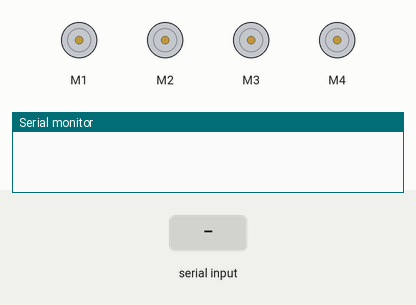
Bench run of a sketch on a simulated Arduino Uno, built with avr-gcc and run on an emulated ATmega328P. On the bench: 4 × DC motor (green arrow = forward, orange = backward, longer = faster), the last lines printed to the serial monitor. The inputs (shaded band) are chosen by the test bench.

Above: at 1.2 s.
1.3 s: "F" received over Serial
At 2.0 s:
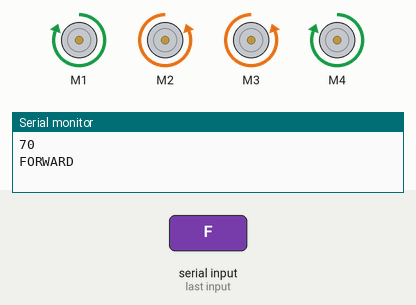
2.8 s: "B" received over Serial
At 3.2 s:
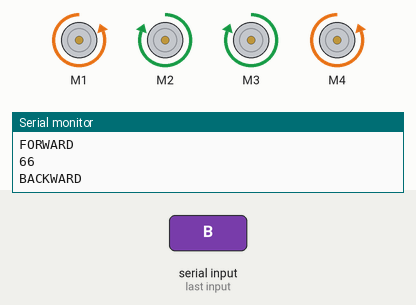
4.3 s: "R" received over Serial
At 5.5 s:
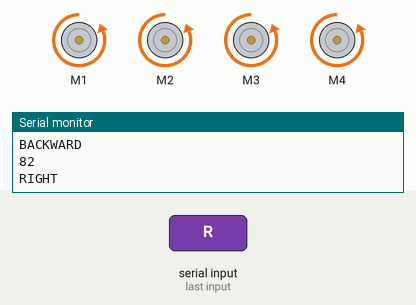
5.8 s: "L" received over Serial
At 6.6 s:
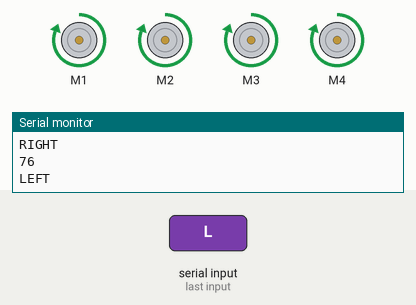
Timing chart, 0 to 8.3 s (numbered marks = the images above; inputs shaded):
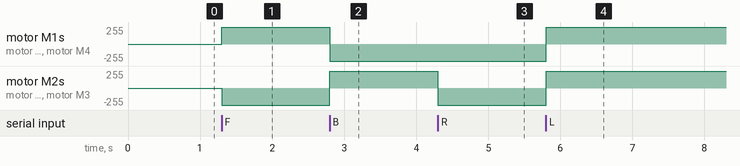

The sketch:

ROVER.ino
```cpp
#include <AFMotor.h>

// motors
AF_DCMotor M1(1);
AF_DCMotor M2(2);
AF_DCMotor M3(3);
AF_DCMotor M4(4);

int state = 0;
int flag = 0;

void setup()
{
	// Set initial speed of the motor & stop
  M1.setSpeed(255);
	M1.run(RELEASE);
  M2.setSpeed(255);
	M2.run(RELEASE);
  M3.setSpeed(255);
	M3.run(RELEASE);
	M4.setSpeed(255);
	M4.run(RELEASE);

  Serial.begin(9600);

}

void loop()
{

    // if some date is sent, reads it and saves in state
    if(Serial.available() > 0)
    {
      state = Serial.read();
      flag = 1;
      if(flag == 1) Serial.println(state);
    }
    // Forward
    if (state == 'F')
    {
        M1.run(FORWARD);
        M2.run(BACKWARD);
        M3.run(BACKWARD);
        M4.run(FORWARD);
        if(flag == 1) Serial.println("FORWARD");
    }
    // Backward
    else if (state == 'B')
    {
        M1.run(BACKWARD);
        M2.run(FORWARD);
        M3.run(FORWARD);
        M4.run(BACKWARD);
        if(flag == 1) Serial.println("BACKWARD");
    }
    // Stop
    else if (state == 'S')
    {
	      M1.run(RELEASE);
        M2.run(RELEASE);
        M3.run(RELEASE);
        M4.run(RELEASE);
        if(flag == 1) Serial.println("STOP");
    }
    // Right
    else if (state == 'R')
    {
        M1.run(BACKWARD);
        M2.run(BACKWARD);
        M3.run(BACKWARD);
        M4.run(BACKWARD);
        if(flag == 1) Serial.println("RIGHT");
    }
    // Left
    else if (state == 'L')
    {
        M1.run(FORWARD);
        M2.run(FORWARD);
        M3.run(FORWARD);
        M4.run(FORWARD);
        if(flag == 1) Serial.println("LEFT");
    }
    flag = 0;
}
```

Measured:
- after the input at 1.3 s, motor M1, motor M4: stopped → forward 255/255 at once; motor M2, motor M3: stopped → backward 255/255 at once
- after the input at 2.8 s, motor M1, motor M4: forward 255/255 → backward 255/255 at once; motor M2, motor M3: backward 255/255 → forward 255/255 at once
- after the input at 4.3 s, motor M2, motor M3: forward 255/255 → backward 255/255 at once
- after the input at 5.8 s, motor M1–4: backward 255/255 → forward 255/255 at once
